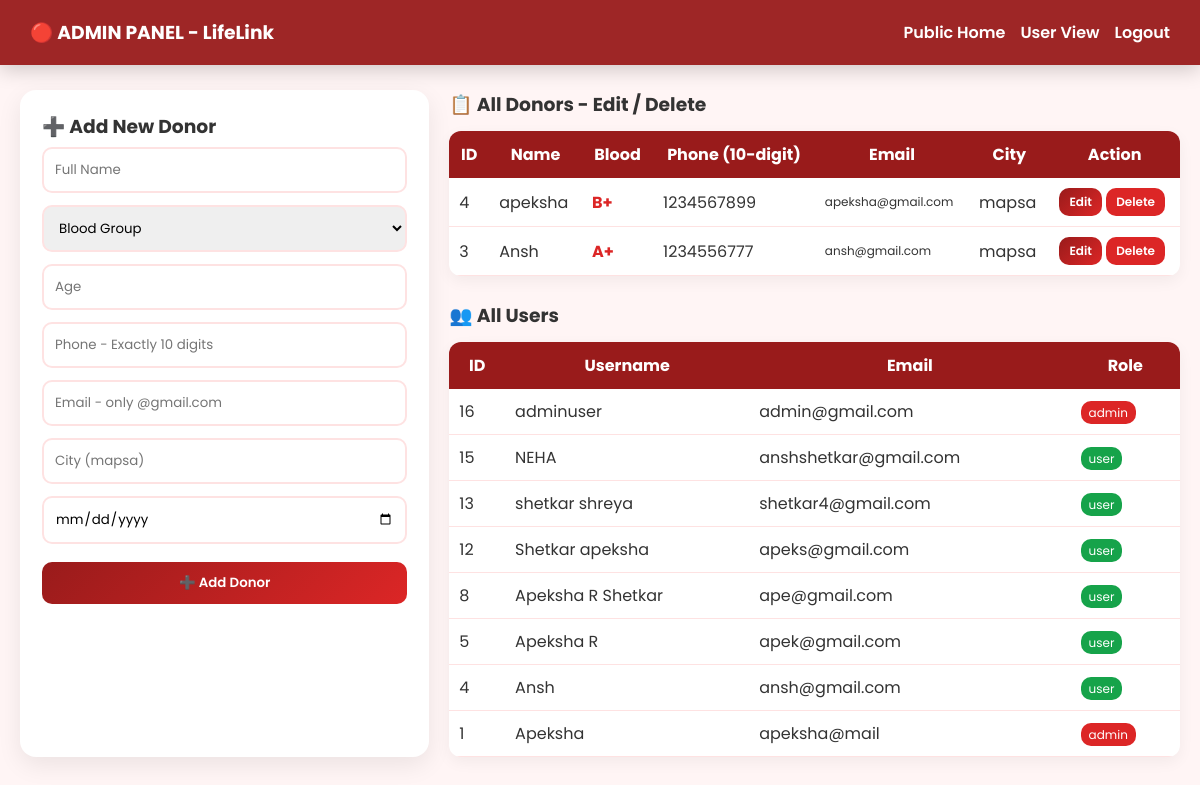
/admin.php (signed in), run on the app's committed database.
### tables this page shows
CREATE TABLE `donors` (
  `id` int(11) NOT NULL,
  `name` varchar(100) NOT NULL,
  `blood_group` varchar(5) NOT NULL,
  `age` int(11) NOT NULL,
  `phone` varchar(15) NOT NULL,
  `email` varchar(100) NOT NULL,
  `address` text NOT NULL,
  `last_donation_date` date DEFAULT NULL,
  `user_id` int(11) DEFAULT NULL,
  `created_at` timestamp NOT NULL DEFAULT current_timestamp()
);

CREATE TABLE `users` (
  `id` int(11) NOT NULL,
  `username` varchar(50) NOT NULL,
  `email` varchar(100) NOT NULL,
  `password` varchar(255) NOT NULL,
  `created_at` timestamp NOT NULL DEFAULT current_timestamp(),
  `role` enum('admin','user') NOT NULL DEFAULT 'user'
);

### admin.php (the view, shortened to what this page needs)
<?php include 'config.php';
$edit=null;
?>
<!DOCTYPE html><html><head><title>Admin Panel - LifeLink</title><meta name="viewport" content="width=device-width, initial-scale=1"><link rel="stylesheet" href="css/style.css"></head><body>
<div class="header"><h3>🔴 ADMIN PANEL - LifeLink</h3><div><a href="index.php">Public Home</a><a href="dashboard.php">User View</a><a href="logout.php">Logout</a></div></div>
<div class="container">
<div style="display:flex;gap:20px;flex-wrap:wrap">
<div class="form-card" style="flex:1;min-width:330px"><h3><?php echo $edit?"✏️ Update Donor #".$edit['id']:"➕ Add New Donor"; ?></h3>
<form method="POST" onsubmit="return validateAdmin(this)">
<input name="name" value="<?php echo $edit['name']??''; ?>" placeholder="Full Name" required>
<select name="bg" required style="margin-top:6px"><option value="">Blood Group</option></select>
<input name="age" type="number" value="<?php echo $edit['age']??''; ?>" placeholder="Age" required style="margin-top:6px">
<input name="phone" value="<?php echo $edit['phone']??''; ?>" placeholder="Phone - Exactly 10 digits" required pattern="[0-9]{10}" maxlength="10" minlength="10" title="Exactly 10 digits only, e.g. 9876543210" style="margin-top:6px">
<input name="email" value="<?php echo $edit['email']??''; ?>" placeholder="Email - only @gmail.com" required pattern=".*@gmail\.com$" title="Must end with @gmail.com" style="margin-top:6px">
<input name="city" value="<?php echo $edit['address']??''; ?>" placeholder="City (mapsa)" required style="margin-top:6px">
<input name="last" type="date" value="<?php echo $edit['last_donation_date']??''; ?>" style="margin-top:6px">
<button name="<?php echo $edit?'update':'add'; ?>" class="btn" style="width:100%;margin-top:12px;background:<?php echo $edit?'#16a34a':''; ?>"><?php echo $edit?'✅ Update Donor':'➕ Add Donor'; ?></button>
</form>
</div>
<div style="flex:2;min-width:520px"><h3>📋 All Donors - Edit / Delete</h3>
<table><tr><th>ID</th><th>Name</th><th>Blood</th><th>Phone (10-digit)</th><th>Email</th><th>City</th><th>Action</th></tr>
<?php $r=$conn->query("SELECT * FROM donors ORDER BY id DESC");
while($d=$r->fetch_assoc()){
 echo "<tr><td>{$d['id']}</td><td>{$d['name']}</td><td><b style='color:#dc2626'>{$d['blood_group']}</b></td><td>{$d['phone']}</td><td style='font-size:12px'>{$d['email']}</td><td>{$d['address']}</td><td><a href='admin.php?edit={$d['id']}' class='btn' style='padding:5px 10px;font-size:12px'>Edit</a> <a href='admin.php?delete={$d['id']}' class='btn' style='padding:5px 10px;font-size:12px;background:#dc2626' onclick='return confirm(\"Delete donor {$d['name']}?\")'>Delete</a></td></tr>";
} ?>
</table>
<br><h3>👥 All Users</h3>
<table><tr><th>ID</th><th>Username</th><th>Email</th><th>Role</th></tr>
<?php $u=$conn->query("SELECT id,username,email,role FROM users ORDER BY id DESC");
while($row=$u->fetch_assoc()) echo "<tr><td>{$row['id']}</td><td>{$row['username']}</td><td>{$row['email']}</td><td><span style='background:".($row['role']=='admin'?'#dc2626':'#16a34a').";color:white;padding:3px 8px;border-radius:10px;font-size:12px'>{$row['role']}</span></td></tr>"; ?>
</table>
</div></div></div></body></html>

### css/style.css (style rules this page uses)
* { margin:0;padding:0;box-sizing:border-box;font-family:'Poppins',sans-serif }
body { background:#fff5f5;color:#333 }
.header { background:rgba(153,27,27,0.95);backdrop-filter:blur(10px);color:white;padding:18px 30px;display:flex;justify-content:space-between;align-items:center;position:sticky;top:0;z-index:100;box-shadow:0 4px 20px rgba(0,0,0,0.2) }
.header a { color:white;text-decoration:none;margin-left:15px;font-weight:600;transition:0.3s }
.container { max-width:1200px;margin:25px auto;padding:0 20px }
.btn { background:linear-gradient(135deg,#991b1b,#dc2626);color:white;padding:11px 20px;border:none;border-radius:10px;font-weight:600;cursor:pointer;text-decoration:none;display:inline-block;transition:0.3s }
.form-card { background:white;padding:22px;border-radius:16px;box-shadow:0 8px 25px rgba(0,0,0,0.08) }
.form-card input,.form-card select { width:100%;padding:11px;margin:6px 0;border:2px solid #fee2e2;border-radius:10px }
table { width:100%;border-collapse:collapse;margin-top:12px;background:white;border-radius:12px;overflow:hidden;box-shadow:0 5px 15px rgba(0,0,0,0.05) }
th { background:#991b1b;color:white;padding:11px }
td { padding:10px;border-bottom:1px solid #fee2e2 }

### data on the page
donors: id "4", name "apeksha", blood_group "B+", phone "1234567899", email "apeksha@gmail.com", address "mapsa"
donors: id "3", name "Ansh", blood_group "A+", phone "1234556777", email "ansh@gmail.com", address "mapsa"
users: id "16", username "adminuser", email "admin@gmail.com", role "admin"
users: id "15", username "NEHA", email "anshshetkar@gmail.com", role "user"
users: id "13", username "shetkar shreya", email "shetkar4@gmail.com", role "user"
users: id "12", username "Shetkar apeksha", email "apeks@gmail.com", role "user"
users: id "8", username "Apeksha R Shetkar", email "ape@gmail.com", role "user"
users: id "5", username "Apeksha R", email "apek@gmail.com", role "user"
users: id "4", username "Ansh", email "ansh@gmail.com", role "user"
users: id "1", username "Apeksha", email "apeksha@mail", role "admin"
